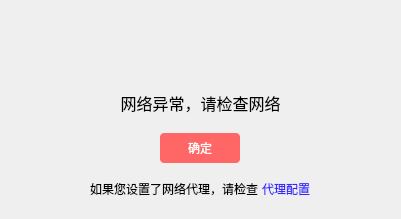
<?xml version="1.0" encoding="UTF-8"?>
<ui version="4.0">
 <class>VHNetworkTips</class>
 <widget class="QDialog" name="VHNetworkTips">
  <property name="geometry">
   <rect>
    <x>0</x>
    <y>0</y>
    <width>401</width>
    <height>219</height>
   </rect>
  </property>
  <property name="windowTitle">
   <string>Dialog</string>
  </property>
  <layout class="QGridLayout" name="gridLayout">
   <property name="leftMargin">
    <number>0</number>
   </property>
   <property name="topMargin">
    <number>0</number>
   </property>
   <property name="rightMargin">
    <number>0</number>
   </property>
   <property name="bottomMargin">
    <number>0</number>
   </property>
   <property name="spacing">
    <number>0</number>
   </property>
   <item row="0" column="0">
    <widget class="QWidget" name="widget" native="true">
     <property name="minimumSize">
      <size>
       <width>0</width>
       <height>37</height>
      </size>
     </property>
     <property name="maximumSize">
      <size>
       <width>16777215</width>
       <height>37</height>
      </size>
     </property>
     <layout class="QGridLayout" name="gridLayout_6">
      <property name="leftMargin">
       <number>0</number>
      </property>
      <property name="topMargin">
       <number>0</number>
      </property>
      <property name="rightMargin">
       <number>0</number>
      </property>
      <property name="bottomMargin">
       <number>0</number>
      </property>
      <property name="spacing">
       <number>0</number>
      </property>
      <item row="0" column="0">
       <layout class="QGridLayout" name="layout_title">
        <property name="spacing">
         <number>0</number>
        </property>
       </layout>
      </item>
     </layout>
    </widget>
   </item>
   <item row="1" column="0">
    <widget class="QWidget" name="widget_2" native="true">
     <layout class="QGridLayout" name="gridLayout_2">
      <property name="leftMargin">
       <number>0</number>
      </property>
      <property name="topMargin">
       <number>0</number>
      </property>
      <property name="rightMargin">
       <number>0</number>
      </property>
      <property name="bottomMargin">
       <number>10</number>
      </property>
      <property name="spacing">
       <number>0</number>
      </property>
      <item row="1" column="2" colspan="3">
       <widget class="QLabel" name="label_network">
        <property name="minimumSize">
         <size>
          <width>0</width>
          <height>50</height>
         </size>
        </property>
        <property name="font">
         <font>
          <family>微软雅黑</family>
          <pointsize>12</pointsize>
         </font>
        </property>
        <property name="text">
         <string>网络异常，请检查网络</string>
        </property>
        <property name="alignment">
         <set>Qt::AlignCenter</set>
        </property>
       </widget>
      </item>
      <item row="3" column="2">
       <spacer name="horizontalSpacer_2">
        <property name="orientation">
         <enum>Qt::Horizontal</enum>
        </property>
        <property name="sizeHint" stdset="0">
         <size>
          <width>40</width>
          <height>20</height>
         </size>
        </property>
       </spacer>
      </item>
      <item row="3" column="4">
       <spacer name="horizontalSpacer">
        <property name="orientation">
         <enum>Qt::Horizontal</enum>
        </property>
        <property name="sizeHint" stdset="0">
         <size>
          <width>40</width>
          <height>20</height>
         </size>
        </property>
       </spacer>
      </item>
      <item row="3" column="3">
       <widget class="QWidget" name="widget_3" native="true">
        <layout class="QGridLayout" name="gridLayout_3">
         <property name="leftMargin">
          <number>0</number>
         </property>
         <property name="topMargin">
          <number>0</number>
         </property>
         <property name="rightMargin">
          <number>0</number>
         </property>
         <property name="bottomMargin">
          <number>0</number>
         </property>
         <property name="horizontalSpacing">
          <number>3</number>
         </property>
         <property name="verticalSpacing">
          <number>0</number>
         </property>
         <item row="1" column="1">
          <widget class="QToolButton" name="btn_config">
           <property name="maximumSize">
            <size>
             <width>50</width>
             <height>16777215</height>
            </size>
           </property>
           <property name="font">
            <font>
             <pointsize>-1</pointsize>
             <weight>50</weight>
             <italic>false</italic>
             <bold>false</bold>
            </font>
           </property>
           <property name="styleSheet">
            <string notr="true">QToolButton{font: 12px; color:rgb(56, 42, 255);background-color:transparent;}
QToolButton:hover{background-color:transparent;color:rgb(25, 70, 255);}
QToolButton:pressed{background-color:transparent;color:rgb(11, 11, 255);}</string>
           </property>
           <property name="text">
            <string>代理配置</string>
           </property>
           <property name="autoRaise">
            <bool>true</bool>
           </property>
          </widget>
         </item>
         <item row="1" column="0">
          <widget class="QLabel" name="label_2">
           <property name="font">
            <font>
             <family>微软雅黑</family>
            </font>
           </property>
           <property name="text">
            <string>如果您设置了网络代理，请检查</string>
           </property>
           <property name="alignment">
            <set>Qt::AlignRight|Qt::AlignTrailing|Qt::AlignVCenter</set>
           </property>
          </widget>
         </item>
        </layout>
       </widget>
      </item>
      <item row="0" column="2" colspan="3">
       <widget class="QWidget" name="widget_5" native="true">
        <property name="minimumSize">
         <size>
          <width>0</width>
          <height>20</height>
         </size>
        </property>
       </widget>
      </item>
      <item row="2" column="2" colspan="3">
       <widget class="QWidget" name="widget_4" native="true">
        <property name="sizePolicy">
         <sizepolicy hsizetype="Preferred" vsizetype="Expanding">
          <horstretch>0</horstretch>
          <verstretch>0</verstretch>
         </sizepolicy>
        </property>
        <property name="minimumSize">
         <size>
          <width>0</width>
          <height>40</height>
         </size>
        </property>
        <property name="maximumSize">
         <size>
          <width>16777215</width>
          <height>40</height>
         </size>
        </property>
        <layout class="QGridLayout" name="gridLayout_4">
         <property name="leftMargin">
          <number>0</number>
         </property>
         <property name="topMargin">
          <number>0</number>
         </property>
         <property name="rightMargin">
          <number>0</number>
         </property>
         <property name="bottomMargin">
          <number>0</number>
         </property>
         <property name="spacing">
          <number>0</number>
         </property>
         <item row="0" column="0">
          <widget class="QPushButton" name="btn_sure">
           <property name="minimumSize">
            <size>
             <width>80</width>
             <height>30</height>
            </size>
           </property>
           <property name="maximumSize">
            <size>
             <width>80</width>
             <height>30</height>
            </size>
           </property>
           <property name="styleSheet">
            <string notr="true">QPushButton{font: 12px; color: rgb(255, 255, 255);}
QPushButton{background-color: rgb(255, 102, 102);border-radius: 4px;}
QPushButton:hover{background-color: rgb(233, 70, 68);border-radius: 4px;}
QPushButton:pressed{background-color: rgb(157, 31, 29);border: 1px solid rgb(184, 184, 184);border-radius: 4px;}</string>
           </property>
           <property name="text">
            <string>确定</string>
           </property>
          </widget>
         </item>
        </layout>
       </widget>
      </item>
     </layout>
    </widget>
   </item>
  </layout>
 </widget>
 <resources/>
 <connections/>
</ui>
